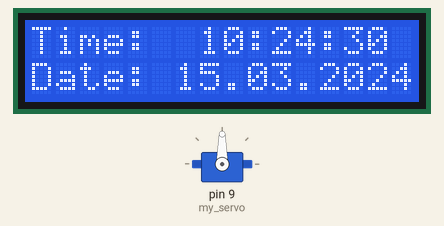
Recording of a sketch running on a simulated Arduino Uno, built with avr-gcc and run on an emulated ATmega328P. On the bench: 16×2 character LCD, servo. The local clock reads 2024-03-15 10:24:30 at power-on unless the sketch sets it.

Above: at 0.1 s.
At 4.2 s:
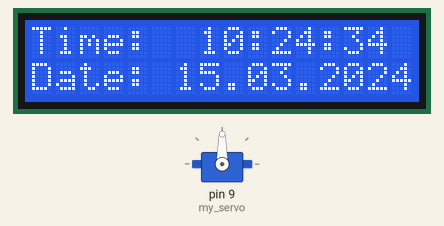
At 9.3 s:
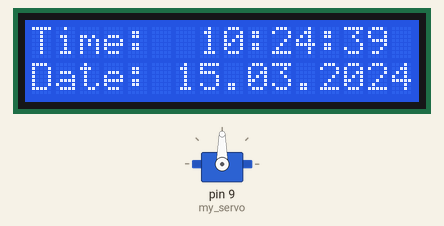
At 19.5 s:
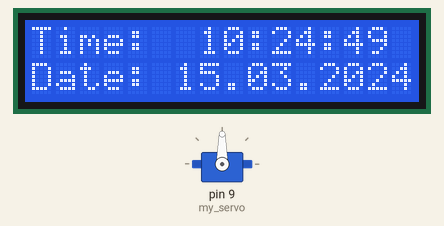
At 28.6 s:
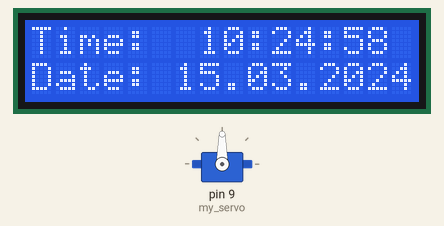
At 38.8 s:
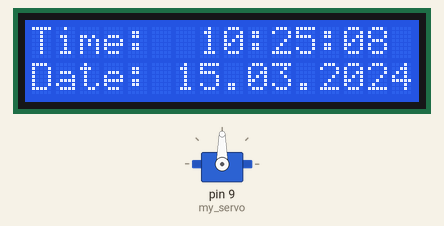

The sketch:

037-DS3231-Real-Time-Clock-and-LCD-Display.ino
```cpp
#include <DS3231.h>
#include <LiquidCrystal.h>
#include <Servo.h>

Servo my_servo;
DS3231  rtc(SDA, SCL);
bool first_time;
bool second_time;

LiquidCrystal lcd(1, 2, 4, 5, 6, 7);
void setup() {
 rtc.begin();
 lcd.begin(16,2);

 my_servo.attach(9);
}
void loop() {

 lcd.setCursor(0,0);
 lcd.print("Time:  ");
 lcd.print(rtc.getTimeStr());

  //18：25：02
 first_time = rtc.getTime().hour == 18  && rtc.getTime().min == 36 && rtc.getTime().sec == 2 ;
 //10:36:30
 second_time = rtc.getTime().hour == 10  && rtc.getTime().min == 36 && rtc.getTime().sec == 30;

 if(first_time || second_time ){
    my_servo.write(50); // Start turning clockwise
    delay(5000); // Go on turning for the right duration
    my_servo.write(90);  // Stop turning
 }


 lcd.setCursor(0,1);
 lcd.print("Date: ");
 lcd.print(rtc.getDateStr());

 delay(1000);
}
```

Measured:
- what the display in image 1 shows lasts 1.1 s, from 4.1 s to 5.2 s
